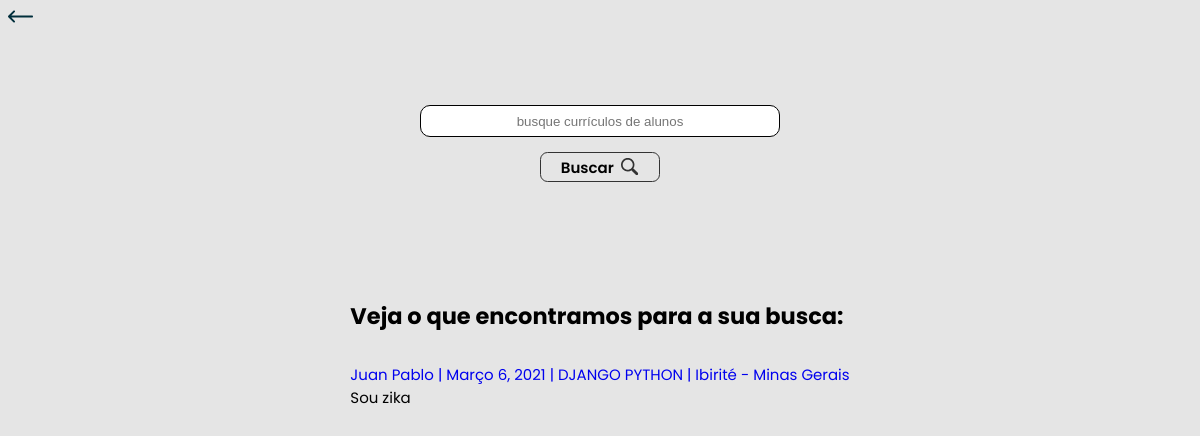
The page /search on the database as committed earlier.
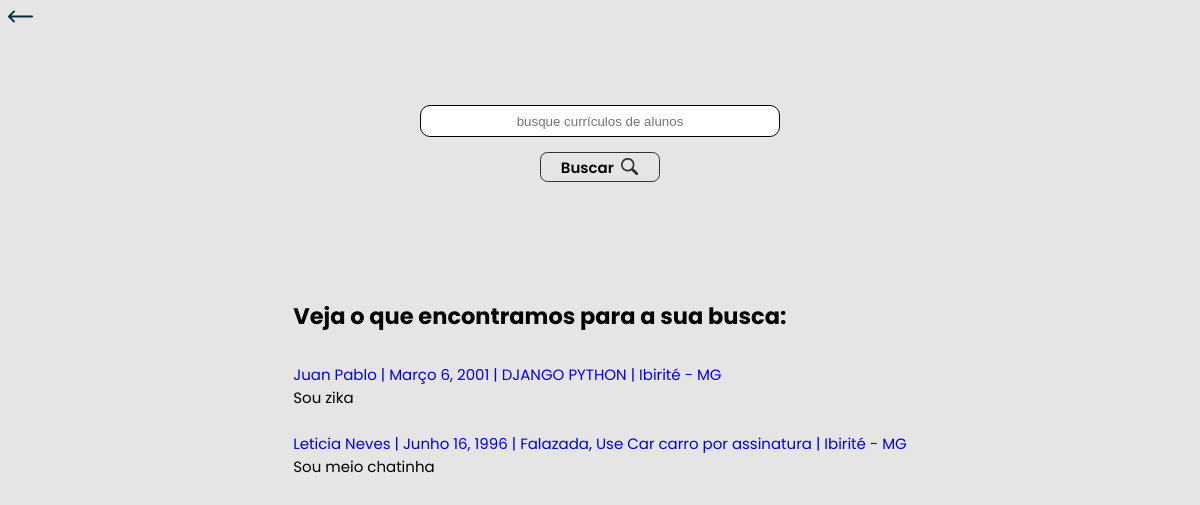
The same page on the database as committed later.
### core/models.py (models this page shows, shortened)
class Resume(models.Model):
    class civilState(models.TextChoices):
        SINGLE = 'Solteiro(a)', _('Solteiro(a)')
        MARRIED = 'Casado', _('Casado(a)')
        DIVORCED = 'Divorciado(a)', _('Divorciado(a)')
        WIDOW = 'Viúvo(a)', _('Viúvo(a)')
    class genderChoices(models.TextChoices):
        MALE = 'Masculino', _('Masculino')
        FEMALE = 'Feminino', _('Feminino')
        OTHER = 'Outro', _('Outro')
    class deficiency(models.TextChoices):
        YES = 'Sim', _('Sim')
        NO = 'Não', _('Não')
    class scholarshipLevel(models.TextChoices):
        FUNDAMENTAL_INCOMPLETE = 'Ensino Fundamental Incompleto', _(
            'Ensino Fundamental Completo')
        FUNDAMENTAL_COMPLETE = 'Ensino Fundamental Completo', _(
            'Ensino Fundamental Incompleto')
        HIGHSCHOOL_INCOMPLETE = 'Ensino Médio Incompleto', _(
            'Ensino Médio Incompleto')
        HIGHSCHOOL_COMPLETE = 'Ensino Médio Completo', _(
            'Ensino Médio Completo')
        COLLEGE_INCOMPLETE = 'Ensino Superior Incompleto', _(
            'Ensino Superior Incompleto')
        COLLEGE_COMPLETE = 'Ensino Superior Completo', _(
            'Ensino Superior Completo')
    class formation(models.TextChoices):
        BACHELOR = 'Bacharelado', _('Bacharelado')
        GRADUATION = 'Licenciatura', _('Licenciatura')
        TECHNOLOGIST = 'Tecnólogo', _('Tecnólogo')
        SPECIALIZATION = 'Especialização', _('Especialização')
        MBA = 'MBA', _('MBA')
        MASTERS_DEGREE = 'Mestrado', _('Mestrado')
        DOCTORATE_DEGREE = 'Doutorado', _('Doutorado')
        POST_DOCTORAL = 'Pós-Doutorado', _('Pós-Doutorado')
    resume_id = models.AutoField("ID do Currículo", primary_key=True)
    profile_image = models.ImageField(
        "Imagem de Perfil", upload_to='pictures/%d/%m/%Y/', blank="true",)
    name = models.CharField("Nome Completo", max_length=200)
    birthday = models.DateField("Data de Nascimento")
    civil_state = models.CharField("Estado Civil",
                                   max_length=13, choices=civilState.choices, default=civilState.SINGLE)
    nationality = models.CharField("Nacionalidade", max_length=50)
    gender = models.CharField(
        "Gênero", choices=genderChoices.choices, max_length=9)
    postal_code = BRPostalCodeField("CEP", max_length=9)
    street = models.CharField("Logradouro", max_length=100)
    district = models.CharField("Bairro", max_length=100)
    city = models.CharField("Cidade", max_length=100)
    state = BRStateField("Estado", max_length=50)
    email = models.EmailField("E-mail")
    telephone = models.CharField("Telefone", max_length=(14))
    linkedin = models.URLField("Linkedin", blank=True)
    facebook = models.URLField("Facebook", blank=True)
    instagram = models.URLField("Instagram", blank=True)
    other_social_media = models.URLField("Outra mídia social", blank=True)
    description = models.TextField("Descrição", max_length=500)
    deficient_person = models.CharField("Pessoa com deficiência?",
                                        choices=deficiency.choices, max_length=3)
    if_deficient = models.CharField(
        "Se sim, descreva a deficiência", max_length=100, blank=True)
    scholarship_level = models.CharField("Nível de escolaridade",
                                         choices=scholarshipLevel.choices, max_length=50, blank=True)
    formation_kind = models.CharField("Tipo de formação",
                                      choices=formation.choices, max_length=50, blank=True)
    education_institution = models.CharField(
        "Instituição de Ensino", max_length=100, blank=True)
    course = models.CharField("Curso", max_length=50, blank=True)
    start_date = models.DateField("Data de Início", blank=True)
    finish_date = models.DateField("Data de finalização", blank=True)
    professional_objectives = models.TextField(
        "Objetivos profissionais", max_length=500)
    skills = models.TextField("Habilidades", max_length=500)
    company = models.CharField("Empresa", max_length=50, blank=True)
    role = models.CharField("Cargo", max_length=30, blank=True)
    professional_area = models.CharField(
        "Área profissional", max_length=30, blank=True)
    salary = models.DecimalField("Salário",
                                 decimal_places=2, max_digits=99999999, blank=True)
    start_company_date = models.DateField("Data de início", blank=True)
    finish_company_date = models.DateField(
        "Data do Fim (se houver)", blank=True)
    function_role = models.TextField(
        "Descreva as funções", max_length=500, blank=True)
    certifications = models.TextField(
        "Certificações", max_length=500, blank=True)
    languages = models.TextField("Linguagens", max_length=500, blank=True)
    published_time = models.DateTimeField(
        "Publicado em: ", default=datetime.now, blank=True)

### core/views.py (the view, shortened to what this page needs)
# urls.py: path('search', search, name='search')
def search(request):
    list_resume = Resume.objects.order_by('-published_time').all()
    data = {
        'resumes': list_resume
    }
    return render(request, 'search.html', data)

### templates/search.html (shortened to what this page needs)
{% extends 'base.html' %} {% load static %} {% block content %}
{% block specific_css %}
<link
  rel="stylesheet"
  type="text/css"
  href="{% static 'css/landing-page.css' %}"
/>
{% endblock specific_css %}
    <header>
        <div class="header-btns">
            <button class="btn-back">
                <a href="{% url 'landing-page' %}">
                    {%include 'partials/back-button.html' %}
                </a>
            </button>
        </div>
    </header>
    <main>
        <section class="container">
           {% include 'partials/busca.html'%}
            <p class="examples">
                <br>
            <div>
            <dl class="resume-list">
            {% if resumes %}
             <h2 class="resume-headline">Veja o que encontramos para a sua busca: </h2>
            {% for resume in resumes %}
                <dt class="resume-info"> <a href="{% url 'resume' resume.resume_id %}"> {{ resume.name }} | {{ resume.birthday }} | {{ resume.skills }} | {{resume.city}} - {{ resume.state }} </a> </dt>
                <dd class="resume-description"> {{ resume.description}} </dd> <br>
            {% endfor %}
            {% else %}
             <h2 class="resume-headline"> Não encontramos correspondências para a sua pesquisa :/ </h2>
            {% endif %}
            </dl>
            </div>
        </section>
    </main>
{% endblock %}

Rows that differ between the two databases and show on the page:
changed Resume "Juan Pablo": birthday "Março 6, 2021" → "Março 6, 2001"; state "Minas Gerais" → "MG"
added Resume: name "Leticia Neves", birthday "Junho 16, 1996", skills "Falazada, Use Car carro por assinatura", city "Ibirité", state "MG", description "Sou meio chatinha"
